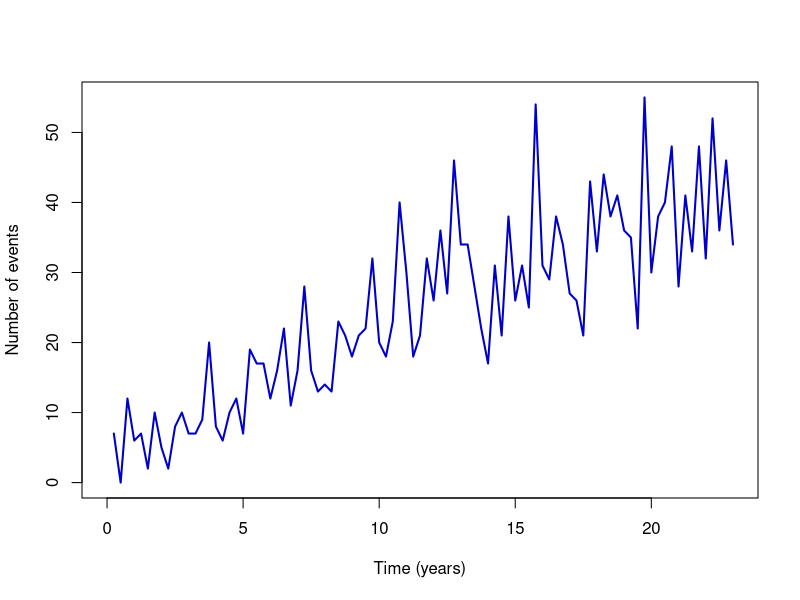
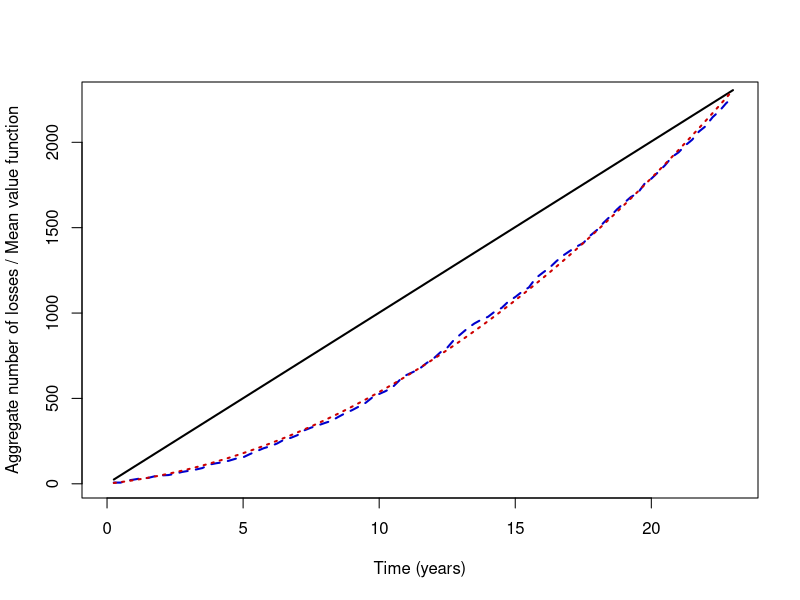

Source code (R) for these figures, in order:
# ---------------------------------------------------------------------
# Book:         STF2
# ---------------------------------------------------------------------
# Quantlet:     STFloss09
# ---------------------------------------------------------------------
# Description:  STFloss09 plots the quarterly number of losses for the 
#               Danish fire data and the aggregate number of losses and
#               the mean value funtion E(N_t) of the calibrated HPP and
#               NHPP. Clearly the latter model gives a better fit to the
#               data (dfl.txt).
# ---------------------------------------------------------------------
# Usage:        -
# ---------------------------------------------------------------------
# See also:     STFloss01, STFloss02, STFloss03, STFloss04, STFloss05,
#               STFloss06, STFloss07, STFloss08, STFloss10
# ---------------------------------------------------------------------
# Inputs:       none
# ---------------------------------------------------------------------
# Output:       plots the quarterly number of losses for the Danish
#               fire data and the aggregate number of losses and the mean
#               value funtion E(N_t) of the calibrated HPP and NHPP.
#               Clearly the latter model gives a better fit to the
#               data.               
# ---------------------------------------------------------------------
# Example:      -
# ---------------------------------------------------------------------
# Author:       Matlab: Joanna Janczura
#               R: Awdesch Melzer 20121202
# ---------------------------------------------------------------------

# clear variables and close windows
rm(list=ls(all=TRUE))
graphics.off()

####################################
##### Subroutine getQnumber(x) #####
####################################

getQnumber = function(x){
# GETQNUMBER Auxiliary function for STF2loss9
#      y=getQnumber(x) returns the quarterly number of losses. 
         
maxx = max(x)
l = length(x)
y = matrix(0,maxx,1)
i = 1
q = 1

while (i<=l){
  if (x[i]==q){
      y[q] = y[q]+1
      i = i+1
  }else{
      q = q+1
  }
}
return(y)
}

############################
##### main calculation #####
############################


m = read.table("dfl.txt")
v = m[which(m[,5]!=0),5:6]

n = getQnumber(v[,2])

#  Qnumbers
t = (1:length(n))/4

plot(t,n,type="l",col="blue3",lwd=2,xlab="Time (years)",ylab="Number of events",xlim=c(0,23))

#  Mean value function

ncum = cumsum(n)
dev.new()
plot(t,ncum,type="l",lty=2,col="blue3", lwd=2, xlab="Time (years)",ylab="Aggregate number of losses / Mean value function",xlim=c(0,23))
lines(t,(100.2394*t),col="black",lwd=2);
lines(t,17.9937*t+3.5759*t^2,col="red3",lty=3,lwd=2)


